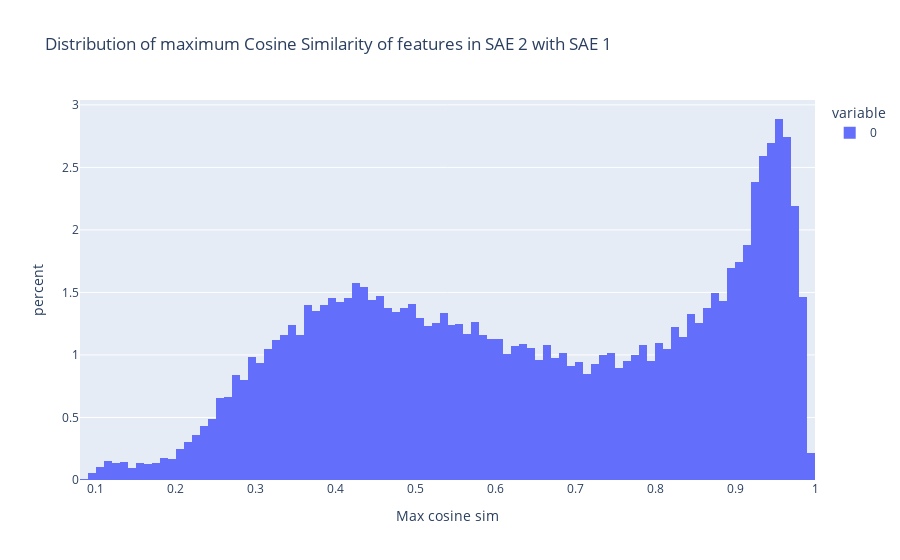

Source (notebook cell):
### Code cell
px.histogram(cos_sims.cuda().max(dim=0).values.cpu(), 
             histnorm='percent',
            labels={'value': 'Max cosine sim', 'percent': 'Frequency (as %)' },
           title='Distribution of maximum Cosine Similarity of features in SAE 2 with SAE 1 ')

### Figure 1 — Plotly figure (JSON) as saved in the notebook; plotly's stock layout.template omitted (floating-point values rounded to 4 significant figures; data arrays with more than 128 entries replaced by an {"elided": "..."} marker saying what was removed)
{"data": [{"alignmentgroup": "True", "bingroup": "x", "histnorm": "percent", "hovertemplate": "variable=0<br>Max cosine sim=%{x}<br>percent=%{y}<extra></extra>", "legendgroup": "0", "marker": {"color": "#636efa", "pattern": {"shape": ""}}, "name": "0", "offsetgroup": "0", "orientation": "v", "showlegend": true, "type": "histogram", "x": {"elided": "32768 float values"}, "xaxis": "x", "yaxis": "y"}], "layout": {"autosize": true, "barmode": "relative", "dragmode": "pan", "legend": {"title": {"text": "variable"}, "tracegroupgap": 0}, "title": {"text": "Distribution of maximum Cosine Similarity of features in SAE 2 with SAE 1 "}, "xaxis": {"anchor": "y", "autorange": false, "domain": [0, 1], "range": [0.08, 1], "title": {"text": "Max cosine sim"}, "type": "linear"}, "yaxis": {"anchor": "x", "autorange": false, "domain": [0, 1], "range": [0, 3.039], "title": {"text": "percent"}}}}
